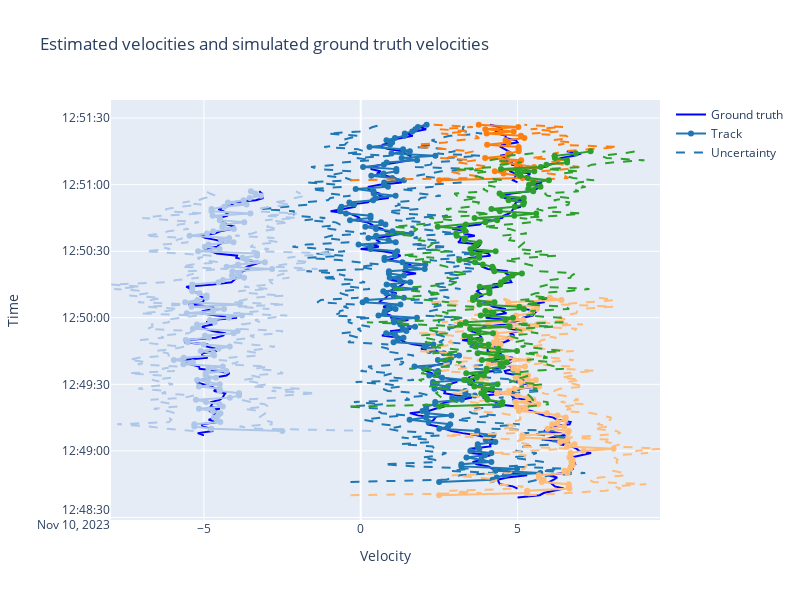

Notebook cell for this chart:
### Code cell
plotter.plot_track_vel(plotly=True)
